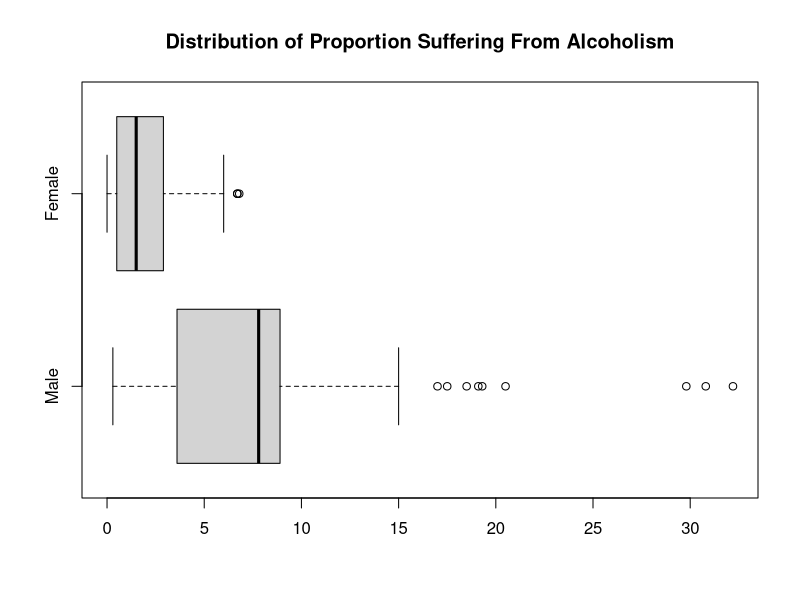
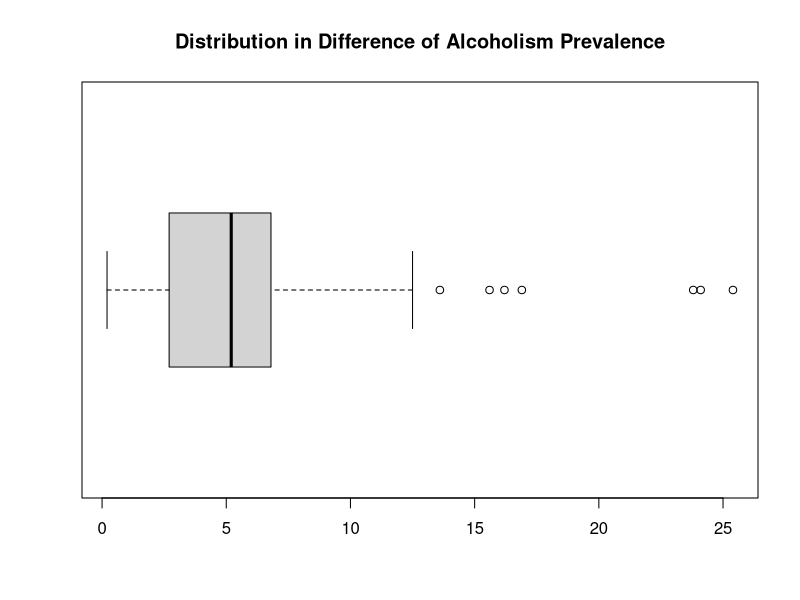
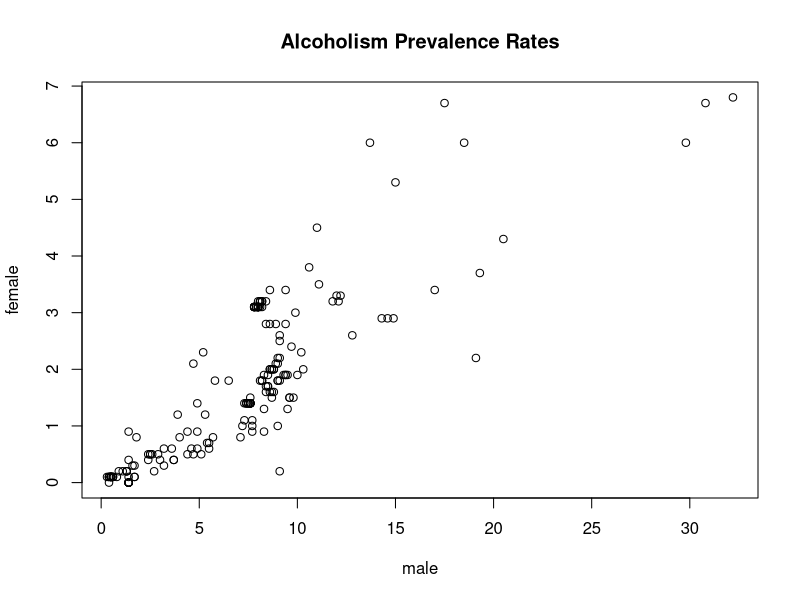
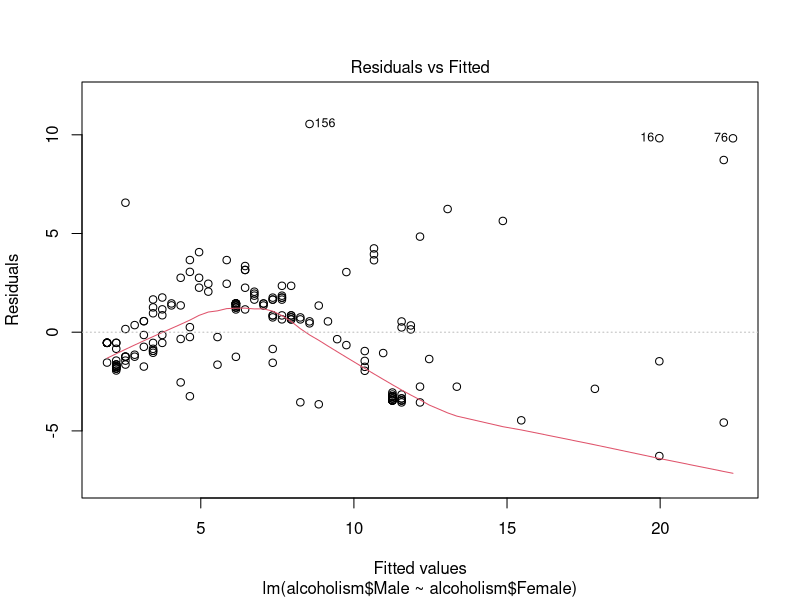
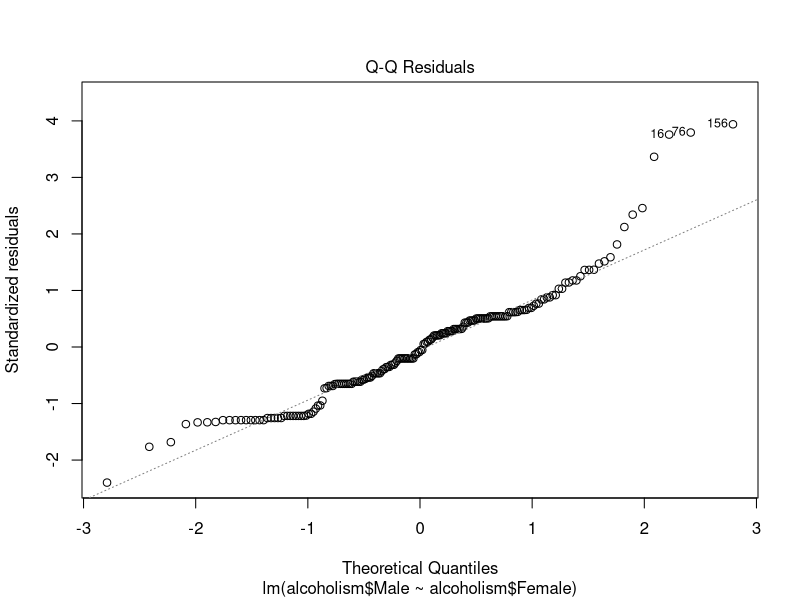
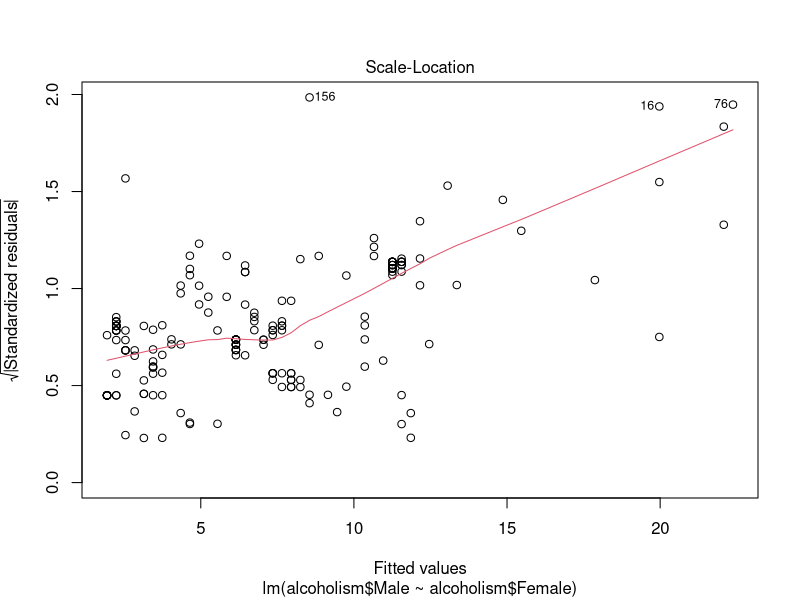
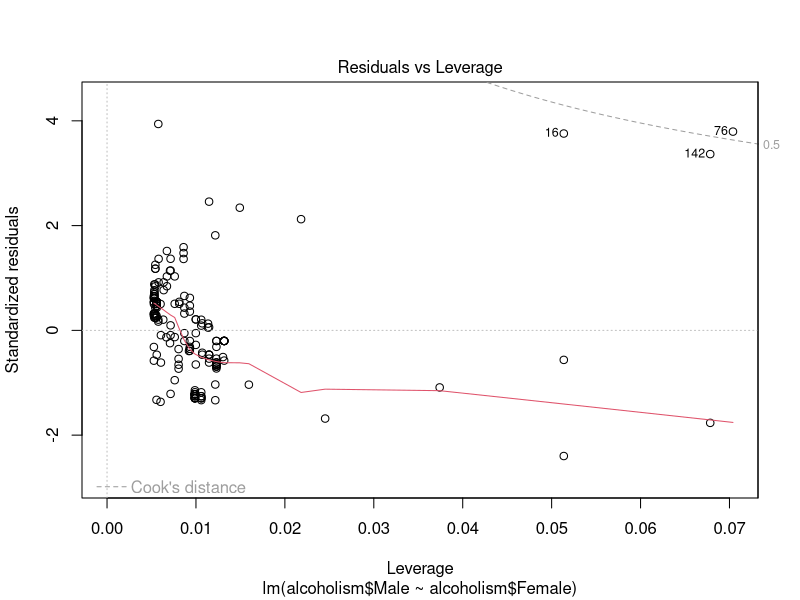

Write R code to recreate these figures, in order. (Note: this script raises an error after producing the figures.)
## ---- chunk 1
knitr::opts_chunk$set(echo = TRUE)
## ---- chunk 2
alcoholism <- read.csv("data.csv", header = F, row.names = 1)
colnames(alcoholism) <- as.character(unlist(alcoholism[2,]))
alcoholism <- alcoholism[c(-1,-2),]
alcoholism$Male <- gsub("\\[.{1,}", "", alcoholism$Male)
alcoholism$Female <- gsub("\\[.{1,}", "", alcoholism$Female)
alcoholism$`Both sexes` <- gsub("\\[.{1,}", "",alcoholism$`Both sexes`)
alcoholism$Male <- as.numeric(alcoholism$Male)
alcoholism$Female <- as.numeric(alcoholism$Female)
alcoholism$`Both sexes` <- as.numeric(alcoholism$`Both sexes`)

head(alcoholism)
## ---- chunk 3
summary(alcoholism)
## ---- chunk 4
boxplot.default(alcoholism[c(-1, -2)], main = "Distribution of Proportion Suffering From Alcoholism", horizontal = T)

## ---- chunk 5
difference <- alcoholism$Male - alcoholism$Female
summary(difference)

boxplot(difference, horizontal = TRUE, main = "Distribution in Difference of Alcoholism Prevalence")
## ---- chunk 6
shapiro.test(difference)
## ---- chunk 7
wilcox.test(difference, alternative = "greater", conf.int = T)
## ---- chunk 8
plot(alcoholism$Male, alcoholism$Female, xlab = "male", ylab = "female", main = "Alcoholism Prevalence Rates")
## ---- chunk 9
men.women.lm <- lm(alcoholism$Male ~ alcoholism$Female)
summary(men.women.lm)
plot(men.women.lm)

## ---- chunk 10
alcohol <- read.csv("purealcohol.csv", header = F, row.names = 1)
colnames(alcohol) <-  as.character(unlist(alcohol[2,]))
alcohol <- alcohol[c(-1, -2),]

# Formatting
alcohol$Spirits <- gsub("No data", "", alcohol$Spirits)
alcohol$Spirits <- as.numeric(alcohol$Spirits)
alcohol$Wine <- gsub("No data", "", alcohol$Wine)
alcohol$Wine <- as.numeric(alcohol$Wine)
alcohol$Beer <- gsub("No data", "", alcohol$Beer)
alcohol$Beer <- as.numeric(alcohol$Beer)

countries <- read.csv("data.csv",header = FALSE)
countries <- countries$V1
countries <- countries[c(-1,-2)]

countries2 <- c(countries, countries)
spirits<- c(alcohol$Spirits, alcohol$Spirits)
wine <- c(alcohol$Wine, alcohol$Wine)
beer <- c(alcohol$Beer, alcohol$Beer)
responses <- c(alcoholism$Male, alcoholism$Female)
factors <- c(rep("M", length(alcoholism$Male)), rep("F", length(alcoholism$Female)))

gender <- data.frame(countries2, responses, wine,  factors)
colnames(gender) <- c("country", "response", "wine", "factor")
gender <- gender[,-1]

head(gender)
## ---- chunk 11
library(car)
scatterplot(gender$response ~ gender$wine + gender$factor,
            xlab = "Proportion of Alcohol Sold is Wine", 
            ylab = "Prevalence of Alcoholism", 
            main = "Alcoholism Prevalence and Wine Sales",
            legend = list(title = "Gender"))

## ---- chunk 12
wine.lm <- second <- lm(response ~ wine + factor, data = gender)

summary(wine.lm)

## ---- chunk 13
plot(wine.lm)
## ---- chunk 14
wine.lm$residuals
sum(wine.lm$residuals > 3)
sum(wine.lm$residuals < -3)
## ---- chunk 15
sort(wine.lm$residuals)
## ---- chunk 16
gender.removed <- gender[c(-76, -142, -16, -157, -58, -156, -127),]

influential.wine.lm <- lm(response ~ wine + factor, data = gender.removed)

summary(influential.wine.lm)
plot(influential.wine.lm)
